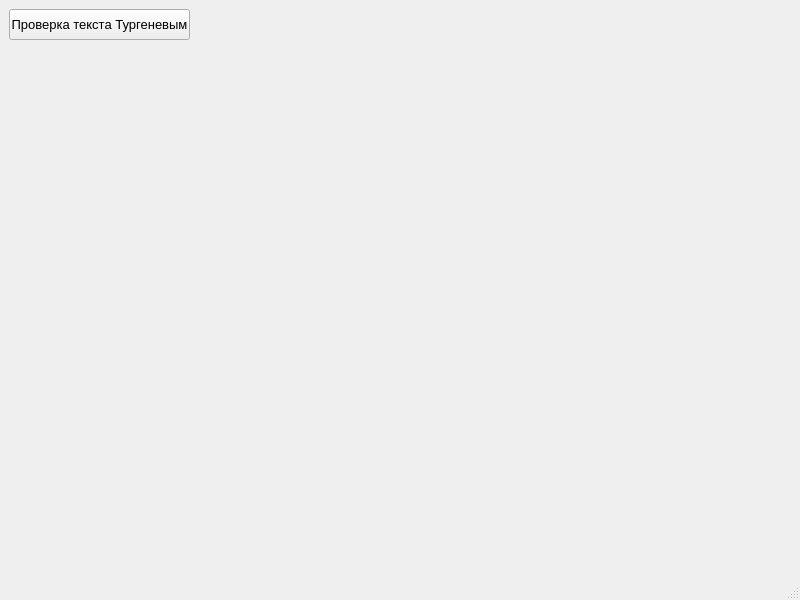
<?xml version="1.0" encoding="UTF-8"?>
<ui version="4.0">
 <class>MainWindow</class>
 <widget class="QMainWindow" name="MainWindow">
  <property name="geometry">
   <rect>
    <x>0</x>
    <y>0</y>
    <width>800</width>
    <height>600</height>
   </rect>
  </property>
  <property name="windowTitle">
   <string>MainWindow</string>
  </property>
  <widget class="QWidget" name="centralwidget">
   <widget class="QPushButton" name="pushButton">
    <property name="geometry">
     <rect>
      <x>9</x>
      <y>9</y>
      <width>181</width>
      <height>31</height>
     </rect>
    </property>
    <property name="font">
     <font>
      <pointsize>10</pointsize>
     </font>
    </property>
    <property name="text">
     <string>Проверка текста Тургеневым</string>
    </property>
   </widget>
  </widget>
  <widget class="QMenuBar" name="menubar">
   <property name="geometry">
    <rect>
     <x>0</x>
     <y>0</y>
     <width>800</width>
     <height>21</height>
    </rect>
   </property>
  </widget>
  <widget class="QStatusBar" name="statusbar"/>
 </widget>
 <resources/>
 <connections/>
</ui>
